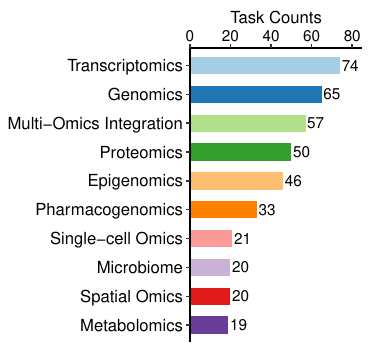

The script that saved this image:
library(readxl)
library(VersePlot)
library(tidyverse)
library(tidytext)

d <- readxl::read_xlsx('OmixQA-Task-Info.xlsx')

d2 <- as.data.frame(table(d$Omics))
d2$Var1 <- as.character(d2$Var1)
d2 <- d2[order(d2$Freq),]
d2$Var1 <- factor(d2$Var1,levels = rev(d2$Var1))


library(CellScope)
ggplot(d2,aes(Freq,reorder(Var1,Freq),fill=Var1))+
  geom_bar(stat = 'identity',width = 0.6)+
  geom_text(aes(label = Freq),hjust = -0.1,size = 4)+
  theme_classic(base_line_size = 0.5)+
  scale_fill_manual(values = color.scp(d2$Var1))+
  scale_x_continuous(expand = c(0,0),limits = c(0,85),breaks = c(0,20,40,60,80),position = 'top')+
  labs(title = NULL,x='Task Counts',y=NULL)+
  theme(legend.position = 'none',
        plot.title = element_text(hjust = 0.5,colour = 'black',size = 14),
        axis.text.x = element_text(colour = 'black',size = 11),
        axis.title.x = element_text(colour = 'black',size = 12),
        axis.text.y = element_text(colour = 'black',size = 12))
ggsave(filename = 'OmixQA_Distribution.pdf',width = 3.7,height = 3.5)

library(BioEnricher)
data <- d %>%
  dplyr::group_by(Omics,Difficulty) %>%
  dplyr::summarise(count = dplyr::n()) %>%
  dplyr::mutate(
    percentage = count / sum(count),
    label_y = 1 - (cumsum(percentage) - 0.5 * percentage),
    label = paste0(round(percentage * 100, 2), "%"),
    ymax = cumsum(percentage),
    ymin = lag(ymax, default = 0),
    labelPosition = (ymax + ymin) / 2
  )

ggplot(data, aes(ymax = ymax, ymin = ymin, xmax = 4, xmin = 3, fill = Difficulty)) +
  geom_rect(color = "black") +
  # geom_text(x = 1.5, aes(y = labelPosition, label = label, color = k), size = 4.5, fontface = "bold") +
  scale_fill_manual(values = c("#868686","#EFC000","#0073C2")) +
  scale_color_manual(values = c("#868686","#EFC000","#0073C2")) +
  coord_polar(theta = "y") +
  xlim(c(-1, 4)) +
  theme_void()+
  facet_wrap(~Omics,nrow = 2) +
  theme(
    legend.position = 'top',
    legend.background = element_blank(),
    legend.key = element_blank(),
    legend.text = element_text(size = 11, colour = "black"),
    legend.key.size = unit(5,'mm'),
    legend.title = element_blank(),
    strip.text = element_text(size = 12, colour = "black"),
    strip.background = element_blank(),
    strip.clip = 'off'
  )
ggsave(filename = 'OmixQA_Distribution2.pdf',width = 7,height = 3.5)


